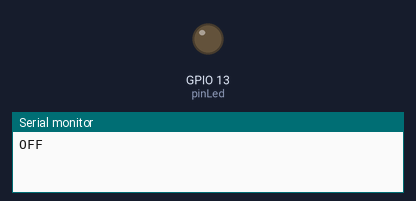
A sketch run on a simulated ESP8266 (NodeMCU). On the bench: output pins drawn as LEDs (lit = HIGH), the last lines printed to the serial monitor. Dashed ring = blinking.

Above: at 0.5 s.
At 2.2 s:
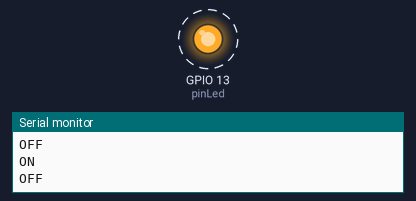
Timing chart, 0 to 3.0 s (numbered marks = the images above):
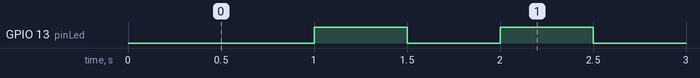

The sketch:

ESP8266_sonoff_Led.ino
```cpp
#include <ESP8266WiFi.h>

const byte pinLed = 13;
const byte pinPulsador = 0;

// Estado LED
boolean estadoLed = true;

void setup() {
  Serial.begin(115200);
  pinMode(pinLed, OUTPUT);
  pinMode(pinPulsador, INPUT);
}

void loop() {
  estadoLed = !estadoLed;
  if(estadoLed)
    Serial.println("ON");
  else
    Serial.println("OFF");

  delay(500);


  digitalWrite(pinLed, estadoLed);
}
```

Measured:
- by itself, GPIO 13 (pinLed): alternates HIGH for 0.50 s and LOW for 0.50 s
